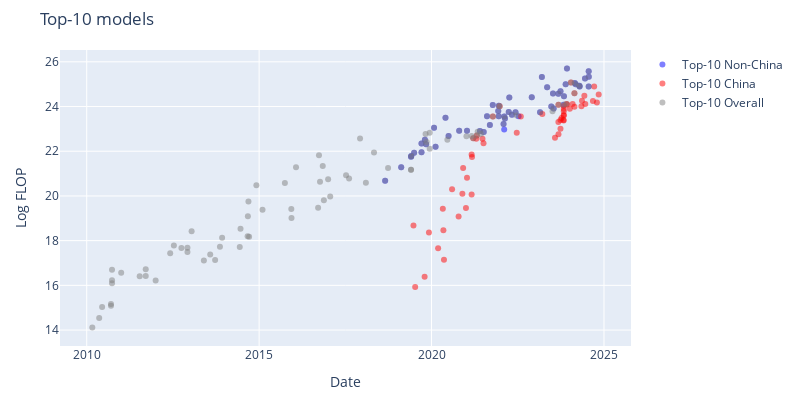

Notebook code cell kept with this figure:
### Code cell
usa_df = df_filtered[df_filtered['category'] == 'Non-China']
china_df = df_filtered[df_filtered['category'] == 'China']
recent_top_models_df = top_models_df[top_models_df['date'] > pd.to_datetime('2010-01-01')]

fig = go.Figure()

fig.add_trace(go.Scatter(
    x=usa_df['date'],
    y=usa_df['log_flop'],
    mode='markers',
    marker=dict(color=colors['Non-China'], opacity=0.5),
    text=usa_df['System'],
    hoverinfo='text',
    name=f'Top-{top_n} Non-China'
))

fig.add_trace(go.Scatter(
    x=china_df['date'],
    y=china_df['log_flop'],
    mode='markers',
    marker=dict(color=colors['China'], opacity=0.5),
    text=china_df['System'],
    hoverinfo='text',
    name=f'Top-{top_n} China'
))

fig.add_trace(go.Scatter(
    x=recent_top_models_df['date'],
    y=recent_top_models_df['log_flop'],
    mode='markers',
    marker=dict(color='grey', opacity=0.5),
    text=recent_top_models_df['System'],
    hoverinfo='text',
    name=f'Top-{top_n} Overall'
))

fig.update_layout(
    width=800,
    height=400,
    xaxis_title='Date',
    yaxis_title='Log FLOP',
    title=f'Top-{top_n} models',
    margin=dict(t=50, l=60, r=60, b=50),
)

save_plot(fig, results_dir, f'top_{top_n}_models_without_kickstarting')

fig.show()

### Figure 1 — Plotly figure (JSON) as saved in the notebook; plotly's stock layout.template omitted (floating-point values rounded to 4 significant figures)
{"data": [{"hoverinfo": "text", "marker": {"color": "blue", "opacity": 0.5}, "mode": "markers", "name": "Top-10 Non-China", "text": ["Big Transformer for Back-Translation", "GPT-2 (1.5B)", "Grover-Mega", "XLNet", "RoBERTa Large", "Megatron-LM (8.3B)", "Megatron-BERT", "T5-11B", "XLM-RoBERTa", "Meena", "Turing-NLG", "GPT-3 175B (davinci)", "GShard (dense)", "mT5-XXL", "Switch", "ByT5-XXL", "Codex", "Jurassic-1-Jumbo", "HyperCLOVA 82B", "Megatron-Turing NLG 530B", "Gopher (280B)", "GLaM", "EXAONE 1.0", "AlphaCode", "GPT-NeoX-20B", "LaMDA", "ST-MoE", "Chinchilla", "PaLM (540B)", "OPT-175B", "BIG-G 137B", "BLOOM-176B", "GPT-3.5 (text-davinci-003)", "LLaMA-65B", "GPT-4", "PaLM 2", "Inflection-1", "Claude 2", "Llama 2-70B", "Falcon-180B", "Amazon Titan", "Mi:dm 200B", "Grok-1", "Inflection-2", "Gemini 1.0 Ultra", "Mistral Large", "Inflection-2.5", "Reka Core", "Llama 3-70B", "Nemotron-4 340B", "Llama 3.1-70B", "Llama 3.1-405B", "Mistral Large 2"], "type": "scatter", "x": ["2018-08-28T00:00:00", "2019-02-14T00:00:00", "2019-05-29T00:00:00", "2019-06-01T00:00:00", "2019-07-01T00:00:00", "2019-09-17T00:00:00", "2019-09-17T00:00:00", "2019-10-23T00:00:00", "2019-11-05T00:00:00", "2020-01-28T00:00:00", "2020-02-13T00:00:00", "2020-05-28T00:00:00", "2020-06-30T00:00:00", "2020-10-20T00:00:00", "2021-01-11T00:00:00", "2021-05-28T00:00:00", "2021-07-07T00:00:00", "2021-08-11T00:00:00", "2021-09-10T00:00:00", "2021-10-11T00:00:00", "2021-12-08T00:00:00", "2021-12-13T00:00:00", "2021-12-14T00:00:00", "2022-02-02T00:00:00", "2022-02-09T00:00:00", "2022-02-10T00:00:00", "2022-02-17T00:00:00", "2022-03-29T00:00:00", "2022-04-04T00:00:00", "2022-05-02T00:00:00", "2022-06-09T00:00:00", "2022-07-11T00:00:00", "2022-11-28T00:00:00", "2023-02-24T00:00:00", "2023-03-15T00:00:00", "2023-05-10T00:00:00", "2023-06-23T00:00:00", "2023-07-11T00:00:00", "2023-07-18T00:00:00", "2023-09-06T00:00:00", "2023-09-28T00:00:00", "2023-10-31T00:00:00", "2023-11-04T00:00:00", "2023-11-22T00:00:00", "2023-12-06T00:00:00", "2024-02-26T00:00:00", "2024-03-07T00:00:00", "2024-04-15T00:00:00", "2024-04-18T00:00:00", "2024-06-14T00:00:00", "2024-07-23T00:00:00", "2024-07-23T00:00:00", "2024-07-24T00:00:00"], "y": [20.68, 21.28, 21.76, 21.79, 21.93, 21.96, 22.34, 22.52, 22.32, 23.05, 22.2, 23.5, 22.68, 22.91, 22.91, 22.91, 22.87, 23.57, 23.17, 24.07, 23.8, 23.56, 24.03, 23.21, 22.97, 23.55, 23.46, 23.76, 24.4, 23.63, 23.75, 23.56, 24.41, 23.74, 25.32, 24.87, 24.0, 24.59, 23.91, 24.58, 24.68, 24.08, 24.46, 25.0, 25.7, 25.05, 25.0, 24.92, 24.9, 25.26, 24.9, 25.58, 25.33]}, {"hoverinfo": "text", "marker": {"color": "red", "opacity": 0.5}, "mode": "markers", "name": "Top-10 China", "text": ["Tensorized Transformer (257M)", "R-Transformer", "LSTM(large)+Sememe+cell", "MMLSTM", "TransformerXL + spectrum control", "Segatron XL large, M=384", "NAS+ESS (156M)", "ONLSTM-SYD", "ERNIE-GEN (large)", "Memformer (4 encoder + 16 decoder)", "KEPLER", "CPM-Large", "ERNIE-Doc (247M)", "Wu Dao - Wen Yuan", "Wu Dao - Wen Hui", "Wu Dao - Wen Lan", "M6-T", "GLM-10B", "PLUG", "PanGu-α", "CPM-2", "ERNIE 3.0", "Yuan 1.0", "ERNIE 3.0 Titan", "CodeGeeX", "GLM-130B", "PanGu-Σ", "JIANG", "Baichuan2-13B", "Hunyuan", "FLM-101B", "Qwen-7B", "Qwen-14B", "CodeFuse-13B", "Skywork-13B", "Nanbeige-16B", "BlueLM 175B", "Yi-34B", "BlueLM 70B", "BlueLM 130B", "DeepSeek Coder 33B", "Qwen-72B", "XVERSE-65B-2", "DeepSeek LLM 67B", "GLM-4 (0116)", "Qwen1.5 72B", "MegaScale (530B)", "MegaScale (Production)", "DeepSeek-V2", "Yi-Large", "Qwen2-72B", "DeepSeek-Coder-V2 236B", "DeepSeek-V2.5", "Qwen2.5-72B", "Yi-Lightning", "Hunyuan-Large"], "type": "scatter", "x": ["2019-06-24T00:00:00", "2019-07-12T00:00:00", "2019-10-20T00:00:00", "2019-12-05T00:00:00", "2020-03-11T00:00:00", "2020-04-30T00:00:00", "2020-05-06T00:00:00", "2020-05-12T00:00:00", "2020-08-06T00:00:00", "2020-10-14T00:00:00", "2020-11-23T00:00:00", "2020-12-01T00:00:00", "2020-12-31T00:00:00", "2021-01-11T00:00:00", "2021-03-01T00:00:00", "2021-03-01T00:00:00", "2021-03-05T00:00:00", "2021-03-18T00:00:00", "2021-04-19T00:00:00", "2021-04-25T00:00:00", "2021-06-24T00:00:00", "2021-07-05T00:00:00", "2021-10-12T00:00:00", "2021-12-23T00:00:00", "2022-06-22T00:00:00", "2022-08-04T00:00:00", "2023-03-20T00:00:00", "2023-08-01T00:00:00", "2023-09-06T00:00:00", "2023-09-07T00:00:00", "2023-09-07T00:00:00", "2023-09-28T00:00:00", "2023-09-28T00:00:00", "2023-10-10T00:00:00", "2023-10-30T00:00:00", "2023-11-01T00:00:00", "2023-11-02T00:00:00", "2023-11-02T00:00:00", "2023-11-02T00:00:00", "2023-11-02T00:00:00", "2023-11-02T00:00:00", "2023-11-30T00:00:00", "2023-12-08T00:00:00", "2024-01-05T00:00:00", "2024-01-17T00:00:00", "2024-02-04T00:00:00", "2024-02-23T00:00:00", "2024-02-23T00:00:00", "2024-05-07T00:00:00", "2024-05-13T00:00:00", "2024-06-07T00:00:00", "2024-06-17T00:00:00", "2024-09-06T00:00:00", "2024-09-19T00:00:00", "2024-10-18T00:00:00", "2024-11-06T00:00:00"], "y": [18.68, 15.92, 16.38, 18.37, 17.66, 19.42, 18.46, 17.14, 20.3, 19.08, 20.09, 21.26, 19.46, 20.81, 20.06, 21.86, 21.74, 22.58, 22.56, 22.71, 22.56, 22.35, 23.55, 24.02, 22.82, 23.55, 23.67, 22.61, 23.31, 24.08, 22.76, 23.0, 23.4, 23.49, 23.4, 23.38, 24.02, 23.79, 23.62, 23.89, 23.6, 24.11, 24.1, 23.91, 25.08, 24.11, 23.99, 24.59, 24.01, 24.26, 24.48, 24.11, 24.25, 24.89, 24.18, 24.54]}, {"hoverinfo": "text", "marker": {"color": "grey", "opacity": 0.5}, "mode": "markers", "name": "Top-10 Overall", "text": ["6-layer MLP (MNIST)", "Feedforward NN", "iCCCP", "Pooling CNN (Caltech 101)", "Pooling CNN (NORB)", "RNN 1000/5 + RT09 LM (NIST RT05)", "RNN 500/10 + RT09 LM (NIST RT05)", "KN5 LM + RNN 400/10 (WSJ)", "Deep Autoencoders", "High Performance CNN", "CNN Committee (MNIST)", "CNN Committee (NIST)", "LSTM LM", "Dropout (ImageNet)", "Unsupervised High-level Feature Learner", "AlexNet", "DistBelief Speech", "DNN EM segmentation", "DistBelief NNLM", "ReLU-Speech", "Hierarchical Scene Labeling", "Mitosis", "Visualizing CNNs", "TransE", "GANs", "SPPNet", "RNNsearch-50*", "VGG16", "Seq2Seq LSTM", "GoogLeNet / InceptionV1", "SNM-skip", "MSRA (C, PReLU)", "AlphaGo Fan", "DeepSpeech2 (English)", "ResNet-152 (ImageNet)", "AlphaGo Lee", "ResNet-200", "GNMT", "Xception", "NASv3 (CIFAR-10)", "PolyNet", "Libratus", "MoE-Multi", "JFT", "OpenAI TI7 DOTA 1v1", "AlphaZero", "AmoebaNet-A (F=448)", "ResNeXt-101 32x48d", "Big Transformer for Back-Translation", "BigGAN-deep 512x512", "GPT-2 (1.5B)", "Grover-Mega", "MnasNet-A3", "MnasNet-A1 + SSDLite", "XLNet", "RoBERTa Large", "Megatron-BERT", "Megatron-LM (8.3B)", "T5-11B", "AlphaStar", "XLM-RoBERTa", "Noisy Student (L2)", "OpenAI Five", "OpenAI Five Rerun", "Meena", "Turing-NLG", "GPT-3 175B (davinci)", "iGPT-XL", "GShard (dense)", "mT5-XXL", "DALL-E", "Switch", "Meta Pseudo Labels", "GLM-10B", "PanGu-α", "ProtT5-XXL", "ByT5-XXL", "ViT-G/14", "Codex", "Jurassic-1-Jumbo", "HyperCLOVA 82B", "Megatron-Turing NLG 530B", "Yuan 1.0", "Gopher (280B)", "GLaM", "EXAONE 1.0", "ERNIE 3.0 Titan", "AlphaCode", "LaMDA", "ST-MoE", "Chinchilla", "PaLM (540B)", "OPT-175B", "BIG-G 137B", "Parti", "GPT-3.5 (text-davinci-003)", "LLaMA-65B", "GPT-4", "PaLM 2", "Inflection-1", "xTrimoPGLM -100B", "Claude 2", "Llama 2-70B", "Falcon-180B", "Hunyuan", "Amazon Titan", "Mi:dm 200B", "Grok-1", "Inflection-2", "Qwen-72B", "Gemini 1.0 Ultra", "GLM-4 (0116)", "MegaScale (Production)", "Mistral Large", "Inflection-2.5", "Reka Core", "Llama 3-70B", "Nemotron-4 340B", "Llama 3.1-405B", "Llama 3.1-70B", "Mistral Large 2"], "type": "scatter", "x": ["2010-03-01T00:00:00", "2010-05-13T00:00:00", "2010-06-13T00:00:00", "2010-09-15T00:00:00", "2010-09-15T00:00:00", "2010-09-26T00:00:00", "2010-09-26T00:00:00", "2010-09-26T00:00:00", "2011-01-01T00:00:00", "2011-07-16T00:00:00", "2011-09-18T00:00:00", "2011-09-18T00:00:00", "2012-01-01T00:00:00", "2012-06-03T00:00:00", "2012-07-12T00:00:00", "2012-09-30T00:00:00", "2012-12-03T00:00:00", "2012-12-03T00:00:00", "2013-01-16T00:00:00", "2013-05-26T00:00:00", "2013-08-01T00:00:00", "2013-09-22T00:00:00", "2013-11-12T00:00:00", "2013-12-05T00:00:00", "2014-06-10T00:00:00", "2014-06-18T00:00:00", "2014-09-01T00:00:00", "2014-09-04T00:00:00", "2014-09-10T00:00:00", "2014-09-17T00:00:00", "2014-12-03T00:00:00", "2015-02-06T00:00:00", "2015-10-01T00:00:00", "2015-12-08T00:00:00", "2015-12-10T00:00:00", "2016-01-27T00:00:00", "2016-09-17T00:00:00", "2016-09-26T00:00:00", "2016-10-07T00:00:00", "2016-11-05T00:00:00", "2016-11-17T00:00:00", "2017-01-01T00:00:00", "2017-01-23T00:00:00", "2017-07-10T00:00:00", "2017-08-11T00:00:00", "2017-12-05T00:00:00", "2018-02-05T00:00:00", "2018-05-02T00:00:00", "2018-08-28T00:00:00", "2018-09-28T00:00:00", "2019-02-14T00:00:00", "2019-05-29T00:00:00", "2019-05-29T00:00:00", "2019-05-29T00:00:00", "2019-06-01T00:00:00", "2019-07-01T00:00:00", "2019-09-17T00:00:00", "2019-09-17T00:00:00", "2019-10-23T00:00:00", "2019-10-30T00:00:00", "2019-11-05T00:00:00", "2019-11-11T00:00:00", "2019-12-13T00:00:00", "2019-12-13T00:00:00", "2020-01-28T00:00:00", "2020-02-13T00:00:00", "2020-05-28T00:00:00", "2020-06-17T00:00:00", "2020-06-30T00:00:00", "2020-10-20T00:00:00", "2021-01-05T00:00:00", "2021-01-11T00:00:00", "2021-03-01T00:00:00", "2021-03-18T00:00:00", "2021-04-25T00:00:00", "2021-05-04T00:00:00", "2021-05-28T00:00:00", "2021-06-08T00:00:00", "2021-07-07T00:00:00", "2021-08-11T00:00:00", "2021-09-10T00:00:00", "2021-10-11T00:00:00", "2021-10-12T00:00:00", "2021-12-08T00:00:00", "2021-12-13T00:00:00", "2021-12-14T00:00:00", "2021-12-23T00:00:00", "2022-02-02T00:00:00", "2022-02-10T00:00:00", "2022-02-17T00:00:00", "2022-03-29T00:00:00", "2022-04-04T00:00:00", "2022-05-02T00:00:00", "2022-06-09T00:00:00", "2022-06-22T00:00:00", "2022-11-28T00:00:00", "2023-02-24T00:00:00", "2023-03-15T00:00:00", "2023-05-10T00:00:00", "2023-06-23T00:00:00", "2023-07-06T00:00:00", "2023-07-11T00:00:00", "2023-07-18T00:00:00", "2023-09-06T00:00:00", "2023-09-07T00:00:00", "2023-09-28T00:00:00", "2023-10-31T00:00:00", "2023-11-04T00:00:00", "2023-11-22T00:00:00", "2023-11-30T00:00:00", "2023-12-06T00:00:00", "2024-01-17T00:00:00", "2024-02-23T00:00:00", "2024-02-26T00:00:00", "2024-03-07T00:00:00", "2024-04-15T00:00:00", "2024-04-18T00:00:00", "2024-06-14T00:00:00", "2024-07-23T00:00:00", "2024-07-23T00:00:00", "2024-07-24T00:00:00"], "y": [14.12, 14.54, 15.03, 15.09, 15.16, 16.7, 16.09, 16.23, 16.57, 16.41, 16.72, 16.41, 16.22, 17.44, 17.78, 17.67, 17.49, 17.68, 18.42, 17.11, 17.38, 17.14, 17.73, 18.13, 17.71, 18.53, 18.19, 19.09, 19.75, 18.18, 20.47, 19.38, 20.58, 19.41, 19.02, 21.28, 19.47, 21.82, 20.64, 21.34, 19.81, 20.74, 19.97, 20.93, 20.78, 22.56, 20.59, 21.94, 20.68, 21.26, 21.28, 21.76, 21.18, 21.18, 21.79, 21.93, 22.34, 21.96, 22.52, 22.77, 22.32, 22.42, 22.83, 22.11, 23.05, 22.2, 23.5, 22.52, 22.68, 22.91, 22.67, 22.91, 22.68, 22.58, 22.71, 22.87, 22.91, 22.77, 22.87, 23.57, 23.17, 24.07, 23.55, 23.8, 23.56, 24.03, 24.02, 23.21, 23.55, 23.46, 23.76, 24.4, 23.63, 23.75, 23.6, 24.41, 23.74, 25.32, 24.87, 24.0, 23.79, 24.59, 23.91, 24.58, 24.08, 24.68, 24.08, 24.46, 25.0, 24.11, 25.7, 25.08, 24.59, 25.05, 25.0, 24.92, 24.9, 25.26, 25.58, 24.9, 25.33]}], "layout": {"height": 400, "margin": {"b": 50, "l": 60, "r": 60, "t": 50}, "title": {"text": "Top-10 models"}, "width": 800, "xaxis": {"title": {"text": "Date"}}, "yaxis": {"title": {"text": "Log FLOP"}}}}
